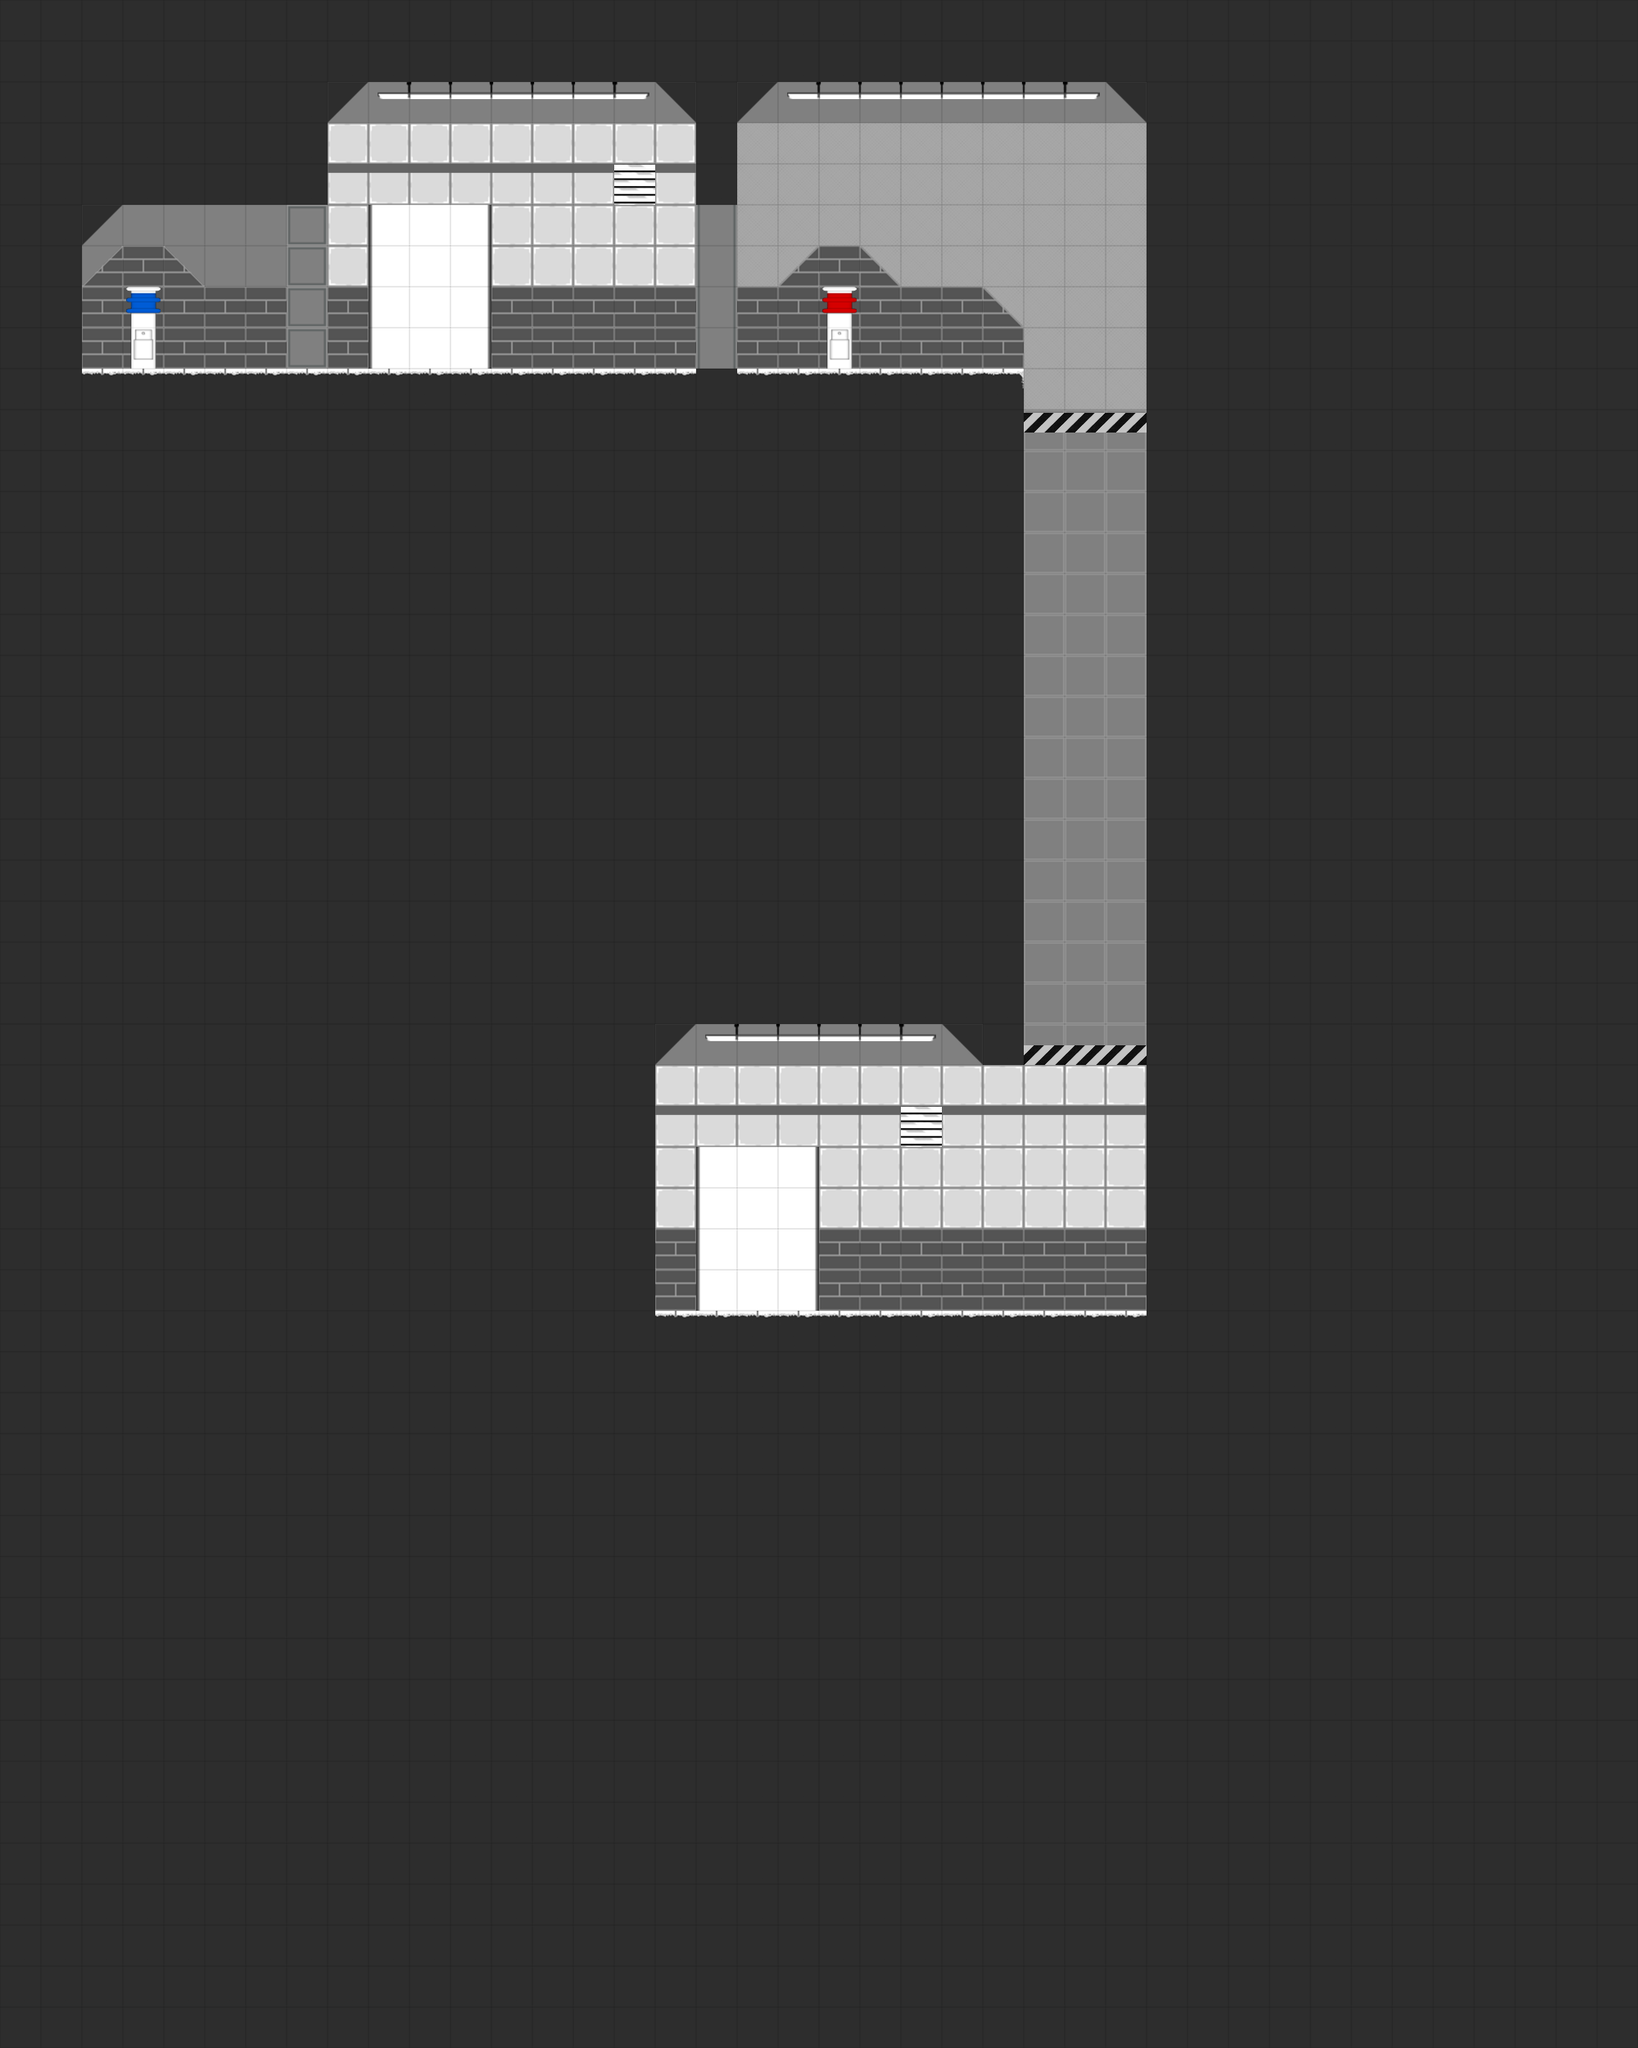

A 2D game scene composited from a Tiled map and its tileset images. What follows is a short description and the map's XML, with each tile layer's data collapsed to a summary:
An orthogonal 40x50 tile map with 50x50 px tiles, 4 tile layers (Background, Background Transparency, Decorations, Walkable Terrain), 2 tilesets and 6 objects (blue, burnable, door, start, red, ...).

<map version="1.0" orientation="orthogonal" renderorder="right-down" width="40" height="50" tilewidth="50" tileheight="50" nextobjectid="7">
 <tileset firstgid="1" name="Test" tilewidth="50" tileheight="50" tilecount="32" columns="16">
  <image source="../images/tileSet/TileSheet.png" width="815" height="101" />
 </tileset>
 <tileset firstgid="33" name="Decorations" tilewidth="50" tileheight="50" tilecount="259" columns="37">
  <image source="../images/tileSet/decorations_spritesheet.png" width="1850" height="350" />
 </tileset>
 <layer name="Background" width="40" height="50">
  <properties>
   <property name="nocollide" value="true" />
   <property name="tileset" value="Test" />
  </properties>
  <data>[2000 cells, 292 non-empty, 10 distinct tile ids]</data>
 </layer>
 <layer name="Background Transparency" width="40" height="50">
  <properties>
   <property name="nocollide" value="true" />
   <property name="tileset" value="Test" />
  </properties>
  <data>[2000 cells, 37 non-empty, 10 distinct tile ids]</data>
 </layer>
 <layer name="Decorations" width="40" height="50">
  <properties>
   <property name="nocollide" value="true" />
   <property name="tileset" value="Decorations" />
  </properties>
  <data>[2000 cells, 27 non-empty, 4 distinct tile ids]</data>
 </layer>
 <layer name="Walkable Terrain" width="40" height="50">
  <properties>
   <property name="tileset" value="Test" />
  </properties>
  <data>[2000 cells, 1708 non-empty, 3 distinct tile ids]</data>
 </layer>
 <objectgroup name="Objects">
  <object id="1" type="blue" x="152" y="349.333" width="44" height="101.333" />
  <object id="2" type="burnable" x="350" y="250" width="50" height="200" />
  <object id="3" type="door" x="852" y="250.667" width="45.3333" height="200" />
  <object id="4" type="start" x="452" y="250.667" width="144" height="200" />
  <object id="5" type="red" x="1001.33" y="346.667" width="44" height="100" />
  <object id="6" type="end" x="852" y="1397.33" width="145.333" height="201.333" />
 </objectgroup>
</map>
